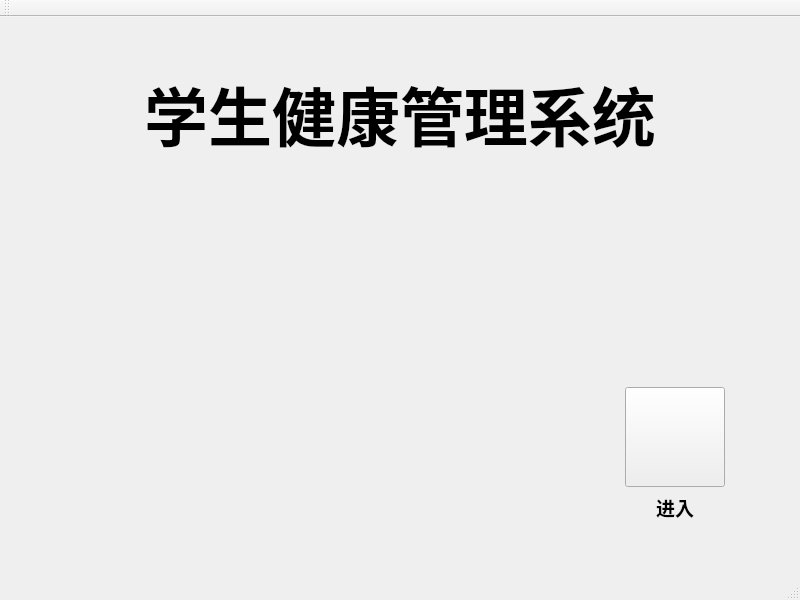
<?xml version="1.0" encoding="UTF-8"?>
<ui version="4.0">
 <class>MainWindow</class>
 <widget class="QMainWindow" name="MainWindow">
  <property name="geometry">
   <rect>
    <x>0</x>
    <y>0</y>
    <width>800</width>
    <height>600</height>
   </rect>
  </property>
  <property name="font">
   <font>
    <pointsize>16</pointsize>
    <weight>75</weight>
    <bold>true</bold>
   </font>
  </property>
  <property name="windowTitle">
   <string>MainWindow</string>
  </property>
  <widget class="QWidget" name="centralWidget">
   <layout class="QGridLayout" name="gridLayout">
    <property name="leftMargin">
     <number>0</number>
    </property>
    <property name="topMargin">
     <number>11</number>
    </property>
    <property name="rightMargin">
     <number>0</number>
    </property>
    <property name="horizontalSpacing">
     <number>8</number>
    </property>
    <property name="verticalSpacing">
     <number>0</number>
    </property>
    <item row="0" column="1">
     <spacer name="verticalSpacer_2">
      <property name="orientation">
       <enum>Qt::Vertical</enum>
      </property>
      <property name="sizeHint" stdset="0">
       <size>
        <width>20</width>
        <height>16</height>
       </size>
      </property>
     </spacer>
    </item>
    <item row="1" column="0">
     <spacer name="horizontalSpacer_2">
      <property name="orientation">
       <enum>Qt::Horizontal</enum>
      </property>
      <property name="sizeHint" stdset="0">
       <size>
        <width>63</width>
        <height>20</height>
       </size>
      </property>
     </spacer>
    </item>
    <item row="1" column="1" rowspan="2" colspan="2">
     <layout class="QVBoxLayout" name="verticalLayout_2">
      <property name="leftMargin">
       <number>0</number>
      </property>
      <property name="topMargin">
       <number>11</number>
      </property>
      <property name="rightMargin">
       <number>0</number>
      </property>
      <item>
       <widget class="QLabel" name="label">
        <property name="minimumSize">
         <size>
          <width>650</width>
          <height>80</height>
         </size>
        </property>
        <property name="font">
         <font>
          <family>JetBrains Mono Medium</family>
          <pointsize>48</pointsize>
         </font>
        </property>
        <property name="text">
         <string>学生健康管理系统</string>
        </property>
        <property name="scaledContents">
         <bool>false</bool>
        </property>
        <property name="alignment">
         <set>Qt::AlignCenter</set>
        </property>
        <property name="wordWrap">
         <bool>true</bool>
        </property>
        <property name="openExternalLinks">
         <bool>false</bool>
        </property>
       </widget>
      </item>
      <item>
       <spacer name="verticalSpacer">
        <property name="orientation">
         <enum>Qt::Vertical</enum>
        </property>
        <property name="sizeHint" stdset="0">
         <size>
          <width>20</width>
          <height>40</height>
         </size>
        </property>
       </spacer>
      </item>
      <item>
       <layout class="QHBoxLayout" name="horizontalLayout">
        <item>
         <widget class="QLabel" name="label_3">
          <property name="minimumSize">
           <size>
            <width>360</width>
            <height>320</height>
           </size>
          </property>
          <property name="maximumSize">
           <size>
            <width>16777215</width>
            <height>16777215</height>
           </size>
          </property>
          <property name="styleSheet">
           <string notr="true">border-image: url(:/resource/mainWindow/equipment.png);</string>
          </property>
          <property name="text">
           <string/>
          </property>
         </widget>
        </item>
        <item>
         <spacer name="horizontalSpacer">
          <property name="orientation">
           <enum>Qt::Horizontal</enum>
          </property>
          <property name="sizeHint" stdset="0">
           <size>
            <width>40</width>
            <height>20</height>
           </size>
          </property>
         </spacer>
        </item>
        <item>
         <layout class="QVBoxLayout" name="verticalLayout">
          <property name="leftMargin">
           <number>0</number>
          </property>
          <property name="topMargin">
           <number>181</number>
          </property>
          <property name="rightMargin">
           <number>0</number>
          </property>
          <property name="bottomMargin">
           <number>11</number>
          </property>
          <item>
           <widget class="QPushButton" name="enterSystem">
            <property name="minimumSize">
             <size>
              <width>100</width>
              <height>100</height>
             </size>
            </property>
            <property name="font">
             <font>
              <italic>false</italic>
              <underline>false</underline>
              <strikeout>false</strikeout>
              <stylestrategy>PreferDefault</stylestrategy>
              <kerning>true</kerning>
             </font>
            </property>
            <property name="cursor">
             <cursorShape>ArrowCursor</cursorShape>
            </property>
            <property name="styleSheet">
             <string notr="true">border-image: url(:/resource/mainWindow/enter.png);</string>
            </property>
            <property name="text">
             <string/>
            </property>
           </widget>
          </item>
          <item>
           <widget class="QLabel" name="label_2">
            <property name="minimumSize">
             <size>
              <width>0</width>
              <height>0</height>
             </size>
            </property>
            <property name="maximumSize">
             <size>
              <width>16777215</width>
              <height>16777215</height>
             </size>
            </property>
            <property name="font">
             <font>
              <pointsize>14</pointsize>
             </font>
            </property>
            <property name="text">
             <string>进入</string>
            </property>
            <property name="alignment">
             <set>Qt::AlignCenter</set>
            </property>
           </widget>
          </item>
         </layout>
        </item>
       </layout>
      </item>
     </layout>
    </item>
    <item row="2" column="3">
     <spacer name="horizontalSpacer_3">
      <property name="orientation">
       <enum>Qt::Horizontal</enum>
      </property>
      <property name="sizeHint" stdset="0">
       <size>
        <width>63</width>
        <height>20</height>
       </size>
      </property>
     </spacer>
    </item>
    <item row="3" column="2">
     <spacer name="verticalSpacer_3">
      <property name="orientation">
       <enum>Qt::Vertical</enum>
      </property>
      <property name="sizeHint" stdset="0">
       <size>
        <width>20</width>
        <height>17</height>
       </size>
      </property>
     </spacer>
    </item>
   </layout>
  </widget>
  <widget class="QMenuBar" name="menuBar">
   <property name="geometry">
    <rect>
     <x>0</x>
     <y>0</y>
     <width>800</width>
     <height>25</height>
    </rect>
   </property>
  </widget>
  <widget class="QToolBar" name="mainToolBar">
   <attribute name="toolBarArea">
    <enum>TopToolBarArea</enum>
   </attribute>
   <attribute name="toolBarBreak">
    <bool>false</bool>
   </attribute>
  </widget>
  <widget class="QStatusBar" name="statusBar"/>
 </widget>
 <layoutdefault spacing="6" margin="11"/>
 <resources/>
 <connections/>
</ui>
